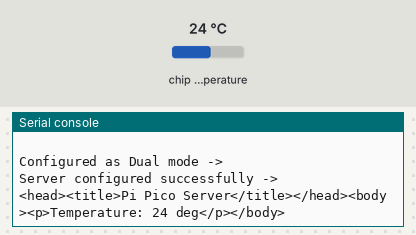
Simulated run of this program. Board: Raspberry Pi Pico running MicroPython. Parts: the last lines printed to the serial console. The test bench sets the inputs (shaded band); at power-on: chip temperature 24 °C. The modem accepts every AT command (registered, SIM ready, sends succeed) and sends nothing else; the modem answers ERROR to commands that open or use a data connection; the interpreter's speed is modelled, so counts of loop turns are approximate.

Above: at 6.2 s.
6.3 s: chip temperature set to 1 °C
At 7.9 s:
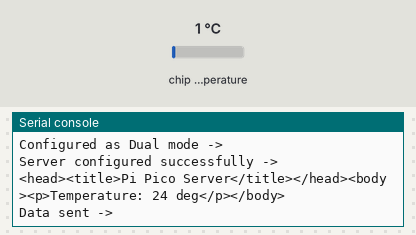
13.5 s: chip temperature set to 11 °C
At 15.6 s:
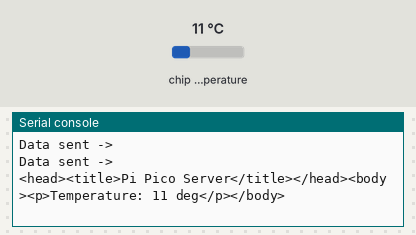
Timing chart, 0 to 17.1 s (numbered marks = the images above; inputs shaded):
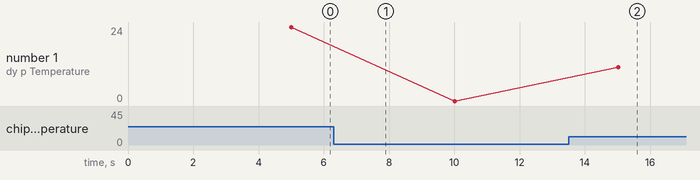

Measured:
- after the input at 13.5 s, the serial console: prints a new line after 1.5 s (image 2)
- plotted number 1: 24 → 0 after the input at 6.3 s, 0 → 11 after the input at 13.5 s

The program:

Proje.py
```python
from machine import UART
import time

# UART iletişimi başlat
uart = UART(0, 115200)

# UART'tan gelen verileri dinlemek için bir fonksiyon
def uartSerialRxMonitor(command):
    recv = bytes()
    while uart.any() > 0:
        recv += uart.read(1)
    res = recv.decode('utf-8')
    erase_len = len(command) + 5
    res = res[erase_len:]
    return res

# ESP8266'yi SoftAP+Station modunda yapılandır
send = 'AT+CWMODE=3'
uart.write(send + '\r\n')
time.sleep(1)

# SoftAP adını ve şifresini ayarla
send = 'AT+CWSAP="pos_softap","",11,0,3'
uart.write(send + '\r\n')
time.sleep(1)
res = uartSerialRxMonitor(send)
print(res)

# Çoklu bağlantı modunu etkinleştir
send = 'AT+CIPMUX=1'
uart.write(send + '\r\n')
time.sleep(1)
res = uartSerialRxMonitor(send)
print("Configured as Dual mode ->" + res)

# TCP sunucusunu 80 numaralı port üzerinden başlat
send = 'AT+CIPSERVER=1,80'
uart.write(send + '\r\n')
time.sleep(2)
res = uartSerialRxMonitor(send)
print("Server configured successfully -> " + res)

# Sıcaklık sensörünü başlat
sensor_temp = machine.ADC(4)
conversion_factor = 3.3 / (65535)

# Ana döngü
while True:
    # Sıcaklık okuma
    reading_temp = sensor_temp.read_u16() * conversion_factor
    temperature = 27 - (reading_temp - 0.706) / 0.001721

    # HTML sayfasını oluştur
    val = '<head><title>Pi Pico Server</title></head><body><p>Temperature: ' + str(int(temperature)) + ' deg' + '</p></body>'
    print(val)
    length = str(len(val))

    # HTTP GET isteği ile Thingspeak'e veri gönder
    send = 'AT+CIPSEND=0,' + str(len(val) + len('GET /update?api_key=93R5NP8Q4XTPI1WV&field1=')) + '\r\n'
    uart.write(send + '\r\n')
    time.sleep(2)
    res = uartSerialRxMonitor(send)
    print("Data sent -> " + res)

    send = 'GET /update?api_key=93R5NP8Q4XTPI1WV&field1=' + str(int(temperature)) + '\r\n'
    uart.write(send + '\r\n')
    time.sleep(2)
    res = uartSerialRxMonitor(send)
    print("Data sent -> " + res)

    # Bekleme süresi
    time.sleep(1)
```
